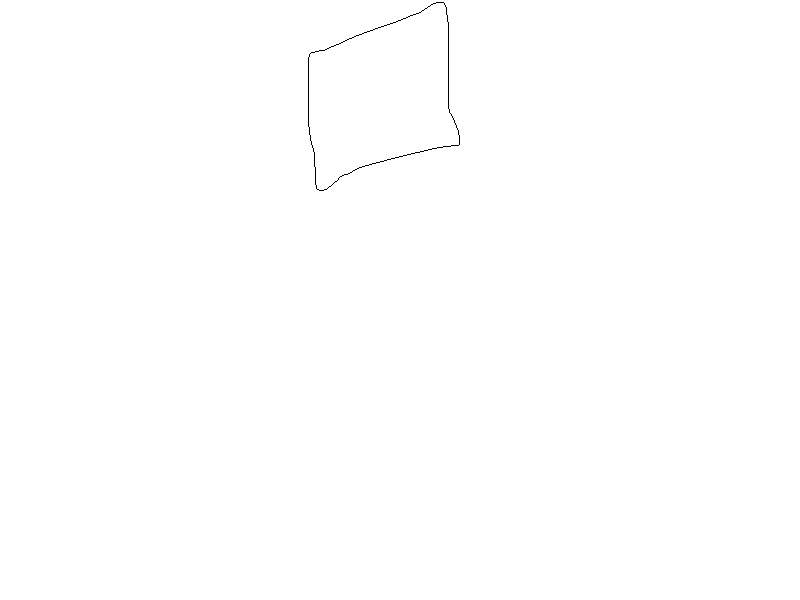
#> input picture 1csv_transfer/CSV/vscode_custom/custom_drawing.png, 800 x 600 px, found by its file name
$ python stroke_arm4.py
#> lines starting #> are read from the running program, lines starting #| are printed output that depends on the picture; after the words box and inside, x2 and y2 are one past the last pixel; in counts of white or black regions, pixels touching at a corner belong together
import cv2
import numpy as np

# Read the already skeletonized image
image_path = r"D:\CIARA\1csv_transfer\CSV\vscode_custom\custom_drawing.png"
img = cv2.imread(image_path)
#> img is the input picture: shape (600, 800, 3); 99.9% white; black in thin lines or dots, all inside (x1, y1, x2, y2) = (308, 2, 460, 191)
gray = cv2.cvtColor(img, cv2.COLOR_BGR2GRAY)

# Ensure image is binary (pure black & white)
_, binary = cv2.threshold(gray, 127, 255, cv2.THRESH_BINARY)

# Invert if needed (if background is white)
if np.sum(binary == 255) > np.sum(binary == 0):
    binary = cv2.bitwise_not(binary)

# Apply Morphological Closing to Fill Small Gaps in Lines
kernel = np.ones((3, 3), np.uint8)
binary = cv2.morphologyEx(binary, cv2.MORPH_CLOSE, kernel)

# Extract contours using RETR_TREE for inner and outer contour hierarchy
contours, hierarchy = cv2.findContours(binary, cv2.RETR_TREE, cv2.CHAIN_APPROX_SIMPLE)
#> contours = 2 contours; box (x1, y1, x2, y2) and area: (308, 2, 460, 191) 19163, (308, 2, 460, 191) 19163

# Create blank canvases
reconstructed = np.ones_like(img) * 255
waypoint_image = np.ones_like(img) * 255

# Define HSV color transition settings
num_strokes = 30  # Estimated total strokes
hue_shift_per_stroke = 120 // num_strokes  # Fast transition from Red → Blue
hue_value = 0  # Start with Red (HSV = 0)

waypoints = []  # Store waypoint coordinates

first_stroke = True
last_point = None  # Track last point for final red dot

for contour in contours:
    if len(contour) < 2:
        continue  # Skip small contours

    # Approximate contour to reduce noise and simplify path
    contour = cv2.approxPolyDP(contour, epsilon=0.5, closed=False)

    # Compute mean distance between consecutive points
    distances = [
        np.linalg.norm(contour[i][0] - contour[i + 1][0])
        for i in range(len(contour) - 1)
    ]
    mean_dist = np.mean(distances) if distances else 0
    gap_threshold = mean_dist * 4  # Threshold for new stroke

    # Convert HSV to BGR
    hsv_color = np.array([hue_value, 255, 255])
    color = cv2.cvtColor(np.uint8([[hsv_color]]), cv2.COLOR_HSV2BGR)[0][0].tolist()

    prev_x, prev_y = contour[0][0]

    if first_stroke:
        # Mark the start of the FIRST stroke with a black dot
        cv2.circle(reconstructed, (prev_x, prev_y), 3, (0, 0, 0), -1)
        waypoints.append((prev_x, prev_y))  # Store first waypoint
        first_stroke = False

    for i in range(1, len(contour)):
        x, y = contour[i][0]
        dist = np.linalg.norm([x - prev_x, y - prev_y])

        # If distance exceeds threshold, start a new stroke
        if dist > gap_threshold:
            hue_value = min(hue_value + hue_shift_per_stroke, 120)  # Increase hue towards blue
            hsv_color = np.array([hue_value, 255, 255])
            color = cv2.cvtColor(np.uint8([[hsv_color]]), cv2.COLOR_HSV2BGR)[0][0].tolist()

        # Draw line segment
        cv2.line(reconstructed, (prev_x, prev_y), (x, y), color, 1)

        # Mark waypoints along the stroke path
        cv2.circle(waypoint_image, (x, y), 1, (0, 0, 255), -1)
        waypoints.append((x, y))  # Store waypoints

        prev_x, prev_y = x, y  # Update previous point
        last_point = (x, y)  # Track last point for final red dot
#> this loop made 2 passes
#> (mean_dist, gap_threshold, first_stroke) on pass 1: (5.18, 20.73, False)
#> (mean_dist, gap_threshold) on pass 2: (5.32, 21.28)
#> after the loop, first_stroke = False; waypoints = 225 pairs, first value 308 to 459, second value 2 to 190

# Handle Remaining Gaps: Connect nearby contours based on proximity
for i, contour in enumerate(contours):
    for j, contour2 in enumerate(contours):
        if i != j:
            x1, y1 = contour[-1][0]
            x2, y2 = contour2[0][0]
            distance = np.linalg.norm([x2 - x1, y2 - y1])
            if distance < 20:  # Threshold for connecting contours
                cv2.line(reconstructed, (x1, y1), (x2, y2), (0, 255, 0), 1)
                waypoints.append((x1, y1))
                waypoints.append((x2, y2))
#> this loop made 2 passes
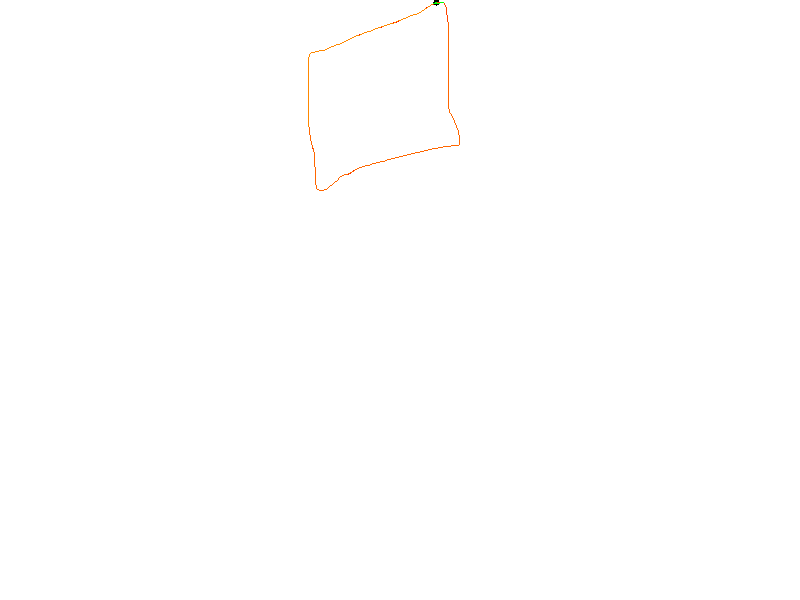
#> reconstructed: shape (600, 800, 3); mean of channels 0, 1, 2 254.7, 254.8, 255; drawn as B, G, R
#> after the loop, waypoints = 229 pairs, first value 308 to 459, second value 2 to 190

# Mark the END of the LAST stroke with a red dot
if last_point:
    cv2.circle(reconstructed, last_point, 3, (0, 0, 255), -1)
#> reconstructed: shape (600, 800, 3); 0.01% of pixels changed, all inside (x1, y1, x2, y2) = (430, 0, 437, 7)
    waypoints.append(last_point)  # Store last waypoint

# Normalize and Resize Waypoints to 18cm x 18cm
waypoints = np.array(waypoints, dtype=np.float32)
#> waypoints = 230 pairs, first value 308 to 459, second value 2 to 190
min_x, min_y = waypoints.min(axis=0)
#> min_x = 308; min_y = 2
max_x, max_y = waypoints.max(axis=0)
#> max_x = 459; max_y = 190

scale_x = 0.15 / (max_x - min_x)  # Scaling factor to fit in 18cm
#> scale_x = 0.000993
scale_y = 0.15 / (max_y - min_y)
#> scale_y = 0.000798

waypoints[:, 0] = (waypoints[:, 0] - min_x) * scale_x
waypoints[:, 1] = (waypoints[:, 1] - min_y) * scale_y

# Apply X-offset of -0.08 and Y-offset of 0.13
waypoints[:, 0] += -0.08  # Shift X-coordinates left
waypoints[:, 1] += 0.14   # Shift Y-coordinates up

# Add fixed values for Z, Roll, Pitch, and Yaw
z_value = 0.06
roll, pitch, yaw = 0, 0, -45

waypoints_extended = np.column_stack((waypoints, np.full((waypoints.shape[0], 1), z_value),
                                      np.full((waypoints.shape[0], 1), roll),
                                      np.full((waypoints.shape[0], 1), pitch),
                                      np.full((waypoints.shape[0], 1), yaw)))
#> waypoints_extended = 230 rows, first 6: [0.0472, 0.14, 0.06, 0, 0, -45], [0.0462, 0.141, 0.06, 0, 0, -45], [0.0422, 0.142, 0.06, 0, 0, -45], [0.0402, 0.143, 0.06, 0, 0, -45], [0.0392, 0.143, 0.06, 0, 0, -45], [0.0293, 0.149, 0.06, 0, 0, -45]

# Save waypoints as CSV at "D:\ras_sh\stroke"
csv_path = r"D:\CIARA\1csv_transfer\CSV\vscode_custom\waypoints.csv"
np.savetxt(csv_path, waypoints_extended, delimiter=",", comments="", fmt="%.6f")

# Show images
cv2.imshow('Waypoints Detected', waypoint_image)
cv2.imshow('Reconstructed Drawing', reconstructed)

# Save results
cv2.imwrite(r"D:\CIARA\1csv_transfer\CSV\vs_code\waypoints_detected.jpg", waypoint_image)
cv2.imwrite(r"D:\CIARA\1csv_transfer\CSV\vs_code\reconstructed_drawing.jpg", reconstructed)

cv2.waitKey(0)
cv2.destroyAllWindows()

print(f"Waypoints saved to {csv_path}")
